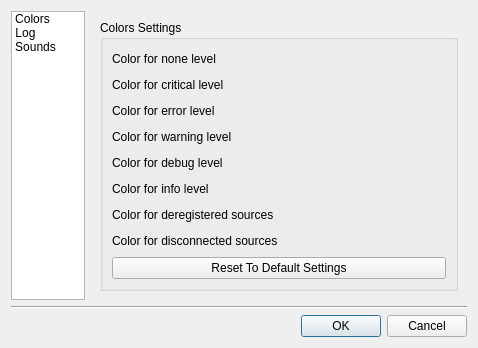
<?xml version="1.0" encoding="UTF-8"?>
<ui version="4.0">
 <class>ConfigurationDialog</class>
 <widget class="QDialog" name="ConfigurationDialog">
  <property name="geometry">
   <rect>
    <x>0</x>
    <y>0</y>
    <width>478</width>
    <height>342</height>
   </rect>
  </property>
  <property name="windowTitle">
   <string>Settings</string>
  </property>
  <layout class="QVBoxLayout" name="verticalLayout">
   <item>
    <layout class="QHBoxLayout" name="horizontalLayout">
     <item>
      <widget class="QListWidget" name="m_menu">
       <property name="sizePolicy">
        <sizepolicy hsizetype="Fixed" vsizetype="Expanding">
         <horstretch>0</horstretch>
         <verstretch>0</verstretch>
        </sizepolicy>
       </property>
       <property name="maximumSize">
        <size>
         <width>74</width>
         <height>16777215</height>
        </size>
       </property>
       <property name="iconSize">
        <size>
         <width>64</width>
         <height>64</height>
        </size>
       </property>
       <property name="movement">
        <enum>QListView::Static</enum>
       </property>
       <property name="viewMode">
        <enum>QListView::IconMode</enum>
       </property>
       <item>
        <property name="text">
         <string>Colors</string>
        </property>
        <property name="icon">
         <iconset resource="resources.qrc">
          <normaloff>:/img/fill_color_64x64.png</normaloff>:/img/fill_color_64x64.png</iconset>
        </property>
       </item>
       <item>
        <property name="text">
         <string>Log</string>
        </property>
        <property name="icon">
         <iconset resource="resources.qrc">
          <normaloff>:/img/log_64x64.png</normaloff>:/img/log_64x64.png</iconset>
        </property>
       </item>
       <item>
        <property name="text">
         <string>Sounds</string>
        </property>
        <property name="icon">
         <iconset resource="resources.qrc">
          <normaloff>:/img/sounds_64x64.png</normaloff>:/img/sounds_64x64.png</iconset>
        </property>
       </item>
      </widget>
     </item>
     <item>
      <widget class="QStackedWidget" name="m_stack">
       <property name="currentIndex">
        <number>0</number>
       </property>
       <widget class="QWidget" name="m_colorsWidget">
        <layout class="QVBoxLayout" name="verticalLayout_2">
         <item>
          <widget class="QGroupBox" name="groupBox">
           <property name="title">
            <string>Colors Settings</string>
           </property>
           <layout class="QVBoxLayout" name="verticalLayout_5">
            <item>
             <layout class="QGridLayout" name="gridLayout">
              <item row="0" column="0">
               <widget class="QLabel" name="label">
                <property name="text">
                 <string>Color for none level</string>
                </property>
               </widget>
              </item>
              <item row="1" column="0">
               <widget class="QLabel" name="label_2">
                <property name="text">
                 <string>Color for critical level</string>
                </property>
               </widget>
              </item>
              <item row="2" column="0">
               <widget class="QLabel" name="label_3">
                <property name="text">
                 <string>Color for error level</string>
                </property>
               </widget>
              </item>
              <item row="3" column="0">
               <widget class="QLabel" name="label_4">
                <property name="text">
                 <string>Color for warning level</string>
                </property>
               </widget>
              </item>
              <item row="4" column="0">
               <widget class="QLabel" name="label_5">
                <property name="text">
                 <string>Color for debug level</string>
                </property>
               </widget>
              </item>
              <item row="5" column="0">
               <widget class="QLabel" name="label_6">
                <property name="text">
                 <string>Color for info level</string>
                </property>
               </widget>
              </item>
              <item row="6" column="0">
               <widget class="QLabel" name="label_7">
                <property name="text">
                 <string>Color for deregistered sources</string>
                </property>
               </widget>
              </item>
              <item row="7" column="0">
               <widget class="QLabel" name="label_8">
                <property name="text">
                 <string>Color for disconnected sources</string>
                </property>
               </widget>
              </item>
              <item row="0" column="1">
               <widget class="Globe::ColorPicker" name="m_noneColorPicker">
                <property name="sizePolicy">
                 <sizepolicy hsizetype="Fixed" vsizetype="Fixed">
                  <horstretch>0</horstretch>
                  <verstretch>0</verstretch>
                 </sizepolicy>
                </property>
                <property name="minimumSize">
                 <size>
                  <width>45</width>
                  <height>20</height>
                 </size>
                </property>
                <property name="maximumSize">
                 <size>
                  <width>45</width>
                  <height>20</height>
                 </size>
                </property>
               </widget>
              </item>
              <item row="1" column="1">
               <widget class="Globe::ColorPicker" name="m_criticalColorPicker">
                <property name="sizePolicy">
                 <sizepolicy hsizetype="Fixed" vsizetype="Fixed">
                  <horstretch>0</horstretch>
                  <verstretch>0</verstretch>
                 </sizepolicy>
                </property>
                <property name="minimumSize">
                 <size>
                  <width>45</width>
                  <height>20</height>
                 </size>
                </property>
                <property name="maximumSize">
                 <size>
                  <width>45</width>
                  <height>20</height>
                 </size>
                </property>
               </widget>
              </item>
              <item row="2" column="1">
               <widget class="Globe::ColorPicker" name="m_errorColorPicker">
                <property name="sizePolicy">
                 <sizepolicy hsizetype="Fixed" vsizetype="Fixed">
                  <horstretch>0</horstretch>
                  <verstretch>0</verstretch>
                 </sizepolicy>
                </property>
                <property name="minimumSize">
                 <size>
                  <width>45</width>
                  <height>20</height>
                 </size>
                </property>
                <property name="maximumSize">
                 <size>
                  <width>45</width>
                  <height>20</height>
                 </size>
                </property>
               </widget>
              </item>
              <item row="3" column="1">
               <widget class="Globe::ColorPicker" name="m_warningColorPicker">
                <property name="sizePolicy">
                 <sizepolicy hsizetype="Fixed" vsizetype="Fixed">
                  <horstretch>0</horstretch>
                  <verstretch>0</verstretch>
                 </sizepolicy>
                </property>
                <property name="minimumSize">
                 <size>
                  <width>45</width>
                  <height>20</height>
                 </size>
                </property>
                <property name="maximumSize">
                 <size>
                  <width>45</width>
                  <height>20</height>
                 </size>
                </property>
               </widget>
              </item>
              <item row="4" column="1">
               <widget class="Globe::ColorPicker" name="m_debugColorPicker">
                <property name="sizePolicy">
                 <sizepolicy hsizetype="Fixed" vsizetype="Fixed">
                  <horstretch>0</horstretch>
                  <verstretch>0</verstretch>
                 </sizepolicy>
                </property>
                <property name="minimumSize">
                 <size>
                  <width>45</width>
                  <height>20</height>
                 </size>
                </property>
                <property name="maximumSize">
                 <size>
                  <width>45</width>
                  <height>20</height>
                 </size>
                </property>
               </widget>
              </item>
              <item row="5" column="1">
               <widget class="Globe::ColorPicker" name="m_infoColorPicker">
                <property name="sizePolicy">
                 <sizepolicy hsizetype="Fixed" vsizetype="Fixed">
                  <horstretch>0</horstretch>
                  <verstretch>0</verstretch>
                 </sizepolicy>
                </property>
                <property name="minimumSize">
                 <size>
                  <width>45</width>
                  <height>20</height>
                 </size>
                </property>
                <property name="maximumSize">
                 <size>
                  <width>45</width>
                  <height>20</height>
                 </size>
                </property>
               </widget>
              </item>
              <item row="6" column="1">
               <widget class="Globe::ColorPicker" name="m_deregisteredColorPicker">
                <property name="sizePolicy">
                 <sizepolicy hsizetype="Fixed" vsizetype="Fixed">
                  <horstretch>0</horstretch>
                  <verstretch>0</verstretch>
                 </sizepolicy>
                </property>
                <property name="minimumSize">
                 <size>
                  <width>45</width>
                  <height>20</height>
                 </size>
                </property>
                <property name="maximumSize">
                 <size>
                  <width>45</width>
                  <height>20</height>
                 </size>
                </property>
               </widget>
              </item>
              <item row="7" column="1">
               <widget class="Globe::ColorPicker" name="m_disconnectedColorPicker">
                <property name="sizePolicy">
                 <sizepolicy hsizetype="Fixed" vsizetype="Fixed">
                  <horstretch>0</horstretch>
                  <verstretch>0</verstretch>
                 </sizepolicy>
                </property>
                <property name="minimumSize">
                 <size>
                  <width>45</width>
                  <height>20</height>
                 </size>
                </property>
                <property name="maximumSize">
                 <size>
                  <width>45</width>
                  <height>20</height>
                 </size>
                </property>
               </widget>
              </item>
             </layout>
            </item>
            <item>
             <widget class="QPushButton" name="m_resetColorsToDefaultSettings">
              <property name="text">
               <string>Reset To Default Settings</string>
              </property>
             </widget>
            </item>
           </layout>
          </widget>
         </item>
        </layout>
       </widget>
       <widget class="QWidget" name="m_logWidget">
        <layout class="QVBoxLayout" name="verticalLayout_3">
         <item>
          <widget class="QGroupBox" name="groupBox_2">
           <property name="title">
            <string>Log Settings</string>
           </property>
           <layout class="QVBoxLayout" name="verticalLayout_8">
            <item>
             <widget class="QGroupBox" name="groupBox_5">
              <property name="title">
               <string>Event's Log</string>
              </property>
              <layout class="QVBoxLayout" name="verticalLayout_7">
               <item>
                <widget class="QCheckBox" name="m_enableEventsLog">
                 <property name="text">
                  <string>Enable event's log</string>
                 </property>
                </widget>
               </item>
              </layout>
             </widget>
            </item>
            <item>
             <widget class="QGroupBox" name="groupBox_4">
              <property name="title">
               <string>Sources Log</string>
              </property>
              <layout class="QVBoxLayout" name="verticalLayout_6">
               <item>
                <widget class="QCheckBox" name="m_enableSourcesLog">
                 <property name="text">
                  <string>Enable sources log</string>
                 </property>
                </widget>
               </item>
               <item>
                <layout class="QHBoxLayout" name="horizontalLayout_2">
                 <item>
                  <widget class="QLabel" name="m_sourcesLogDaysLabel">
                   <property name="enabled">
                    <bool>false</bool>
                   </property>
                   <property name="text">
                    <string>Days</string>
                   </property>
                  </widget>
                 </item>
                 <item>
                  <widget class="QSpinBox" name="m_sourcesLogDays">
                   <property name="enabled">
                    <bool>false</bool>
                   </property>
                   <property name="sizePolicy">
                    <sizepolicy hsizetype="Fixed" vsizetype="Fixed">
                     <horstretch>0</horstretch>
                     <verstretch>0</verstretch>
                    </sizepolicy>
                   </property>
                   <property name="maximum">
                    <number>999</number>
                   </property>
                  </widget>
                 </item>
                 <item>
                  <spacer name="horizontalSpacer">
                   <property name="orientation">
                    <enum>Qt::Horizontal</enum>
                   </property>
                   <property name="sizeHint" stdset="0">
                    <size>
                     <width>40</width>
                     <height>20</height>
                    </size>
                   </property>
                  </spacer>
                 </item>
                </layout>
               </item>
              </layout>
             </widget>
            </item>
            <item>
             <spacer name="verticalSpacer">
              <property name="orientation">
               <enum>Qt::Vertical</enum>
              </property>
              <property name="sizeHint" stdset="0">
               <size>
                <width>20</width>
                <height>130</height>
               </size>
              </property>
             </spacer>
            </item>
           </layout>
          </widget>
         </item>
        </layout>
       </widget>
       <widget class="QWidget" name="m_soundsWidget">
        <layout class="QVBoxLayout" name="verticalLayout_4">
         <item>
          <widget class="QGroupBox" name="groupBox_3">
           <property name="title">
            <string>Sounds Settings</string>
           </property>
           <layout class="QVBoxLayout" name="verticalLayout_9">
            <item>
             <layout class="QGridLayout" name="gridLayout_2">
              <item row="0" column="0">
               <widget class="QCheckBox" name="m_enableCriticalSound">
                <property name="text">
                 <string>Enable critical sound</string>
                </property>
               </widget>
              </item>
              <item row="0" column="1">
               <widget class="QLineEdit" name="m_criticalSoundLine">
                <property name="enabled">
                 <bool>false</bool>
                </property>
                <property name="minimumSize">
                 <size>
                  <width>150</width>
                  <height>0</height>
                 </size>
                </property>
                <property name="readOnly">
                 <bool>true</bool>
                </property>
               </widget>
              </item>
              <item row="0" column="2">
               <widget class="QToolButton" name="m_criticalSoundButton">
                <property name="enabled">
                 <bool>false</bool>
                </property>
                <property name="text">
                 <string>...</string>
                </property>
               </widget>
              </item>
              <item row="1" column="0">
               <widget class="QCheckBox" name="m_enableErrorSound">
                <property name="text">
                 <string>Enable error sound</string>
                </property>
               </widget>
              </item>
              <item row="1" column="1">
               <widget class="QLineEdit" name="m_errorSoundLine">
                <property name="enabled">
                 <bool>false</bool>
                </property>
                <property name="minimumSize">
                 <size>
                  <width>150</width>
                  <height>0</height>
                 </size>
                </property>
                <property name="readOnly">
                 <bool>true</bool>
                </property>
               </widget>
              </item>
              <item row="1" column="2">
               <widget class="QToolButton" name="m_errorSoundButton">
                <property name="enabled">
                 <bool>false</bool>
                </property>
                <property name="text">
                 <string>...</string>
                </property>
               </widget>
              </item>
              <item row="2" column="0">
               <widget class="QCheckBox" name="m_enableWarningSound">
                <property name="text">
                 <string>Enable warning sound</string>
                </property>
               </widget>
              </item>
              <item row="2" column="1">
               <widget class="QLineEdit" name="m_warningSoundLine">
                <property name="enabled">
                 <bool>false</bool>
                </property>
                <property name="minimumSize">
                 <size>
                  <width>150</width>
                  <height>0</height>
                 </size>
                </property>
                <property name="readOnly">
                 <bool>true</bool>
                </property>
               </widget>
              </item>
              <item row="2" column="2">
               <widget class="QToolButton" name="m_warningSoundButton">
                <property name="enabled">
                 <bool>false</bool>
                </property>
                <property name="text">
                 <string>...</string>
                </property>
               </widget>
              </item>
              <item row="3" column="0">
               <widget class="QCheckBox" name="m_enableDebugSound">
                <property name="text">
                 <string>Enable debug sound</string>
                </property>
               </widget>
              </item>
              <item row="3" column="1">
               <widget class="QLineEdit" name="m_debugSoundLine">
                <property name="enabled">
                 <bool>false</bool>
                </property>
                <property name="minimumSize">
                 <size>
                  <width>150</width>
                  <height>0</height>
                 </size>
                </property>
                <property name="readOnly">
                 <bool>true</bool>
                </property>
               </widget>
              </item>
              <item row="3" column="2">
               <widget class="QToolButton" name="m_debugSoundButton">
                <property name="enabled">
                 <bool>false</bool>
                </property>
                <property name="text">
                 <string>...</string>
                </property>
               </widget>
              </item>
              <item row="4" column="0">
               <widget class="QCheckBox" name="m_enableInfoSound">
                <property name="text">
                 <string>Enable info sound</string>
                </property>
               </widget>
              </item>
              <item row="4" column="1">
               <widget class="QLineEdit" name="m_infoSoundLine">
                <property name="enabled">
                 <bool>false</bool>
                </property>
                <property name="minimumSize">
                 <size>
                  <width>150</width>
                  <height>0</height>
                 </size>
                </property>
                <property name="readOnly">
                 <bool>true</bool>
                </property>
               </widget>
              </item>
              <item row="4" column="2">
               <widget class="QToolButton" name="m_infoSoundButton">
                <property name="enabled">
                 <bool>false</bool>
                </property>
                <property name="text">
                 <string>...</string>
                </property>
               </widget>
              </item>
             </layout>
            </item>
            <item>
             <spacer name="verticalSpacer_2">
              <property name="orientation">
               <enum>Qt::Vertical</enum>
              </property>
              <property name="sizeHint" stdset="0">
               <size>
                <width>20</width>
                <height>143</height>
               </size>
              </property>
             </spacer>
            </item>
           </layout>
          </widget>
         </item>
        </layout>
       </widget>
      </widget>
     </item>
    </layout>
   </item>
   <item>
    <widget class="Line" name="line">
     <property name="orientation">
      <enum>Qt::Horizontal</enum>
     </property>
    </widget>
   </item>
   <item>
    <widget class="QDialogButtonBox" name="m_buttons">
     <property name="orientation">
      <enum>Qt::Horizontal</enum>
     </property>
     <property name="standardButtons">
      <set>QDialogButtonBox::Cancel|QDialogButtonBox::Ok</set>
     </property>
    </widget>
   </item>
  </layout>
 </widget>
 <customwidgets>
  <customwidget>
   <class>Globe::ColorPicker</class>
   <extends>QFrame</extends>
   <header>color_picker.hpp</header>
   <container>1</container>
  </customwidget>
 </customwidgets>
 <resources>
  <include location="resources.qrc"/>
 </resources>
 <connections>
  <connection>
   <sender>m_buttons</sender>
   <signal>rejected()</signal>
   <receiver>ConfigurationDialog</receiver>
   <slot>reject()</slot>
   <hints>
    <hint type="sourcelabel">
     <x>316</x>
     <y>260</y>
    </hint>
    <hint type="destinationlabel">
     <x>286</x>
     <y>274</y>
    </hint>
   </hints>
  </connection>
 </connections>
</ui>
